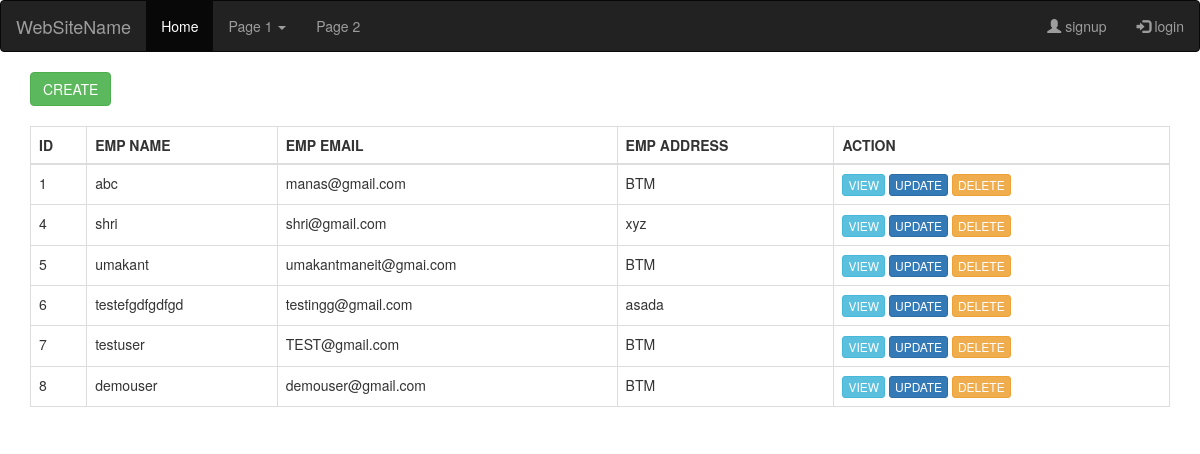
The page / on the database its author committed.
### crud/models.py (models this page shows, shortened)
class Employee(models.Model):
    emp_name = models.CharField(max_length=50)
    emp_email = models.EmailField(unique=True)
    emp_address = models.CharField(max_length=250)
    class Meta:
        db_table = 'emp'

### crud/views.py (the view)
# urls.py: url(r'^$', views.index),
def index(request):
    resultSet = Employee.objects.raw('select * from emp')
    return render(request, 'crud/index.html', {'data':resultSet})

### crud/templates/crud/index.html (shortened to what this page needs)
{% extends 'layout.html' %}
{% block content %}
<a href="/create" class="btn btn-success">CREATE</a></br></br>
<table class="table table-bordered">
    <thead>
      <tr>
        <th>ID</th>
        <th>EMP NAME</th>
        <th>EMP EMAIL</th>
          <th>EMP ADDRESS</th>
          <th>ACTION</th>
      </tr>
    </thead>
    <tbody>
     {% for row in data %}
     <tr>
         <td>{{ row.id }}</td>
         <td>{{ row.emp_name }}</td>
         <td> {{ row.emp_email }}</td>
         <td>{{ row.emp_address }}</td>
         <td>
            <span>
                <a class="btn btn-info btn-xs" href="/view?id={{ row.id }}">VIEW</a>
                <a class="btn btn-primary btn-xs" href="/update?email={{ row.emp_email }}">UPDATE</a>
                <a class="btn btn-warning btn-xs" onclick="return deleteRow()" href="/delete?id={{row.id}}">DELETE</a>
            </span>
         </td>
     </tr>
     {% endfor %}
    </tbody>
  </table>
{% endblock %}

### rows shown on the page
Employee: id "1", emp_name "abc", emp_email "manas@gmail.com", emp_address "BTM"
Employee: id "4", emp_name "shri", emp_email "shri@gmail.com", emp_address "xyz"
Employee: id "5", emp_name "umakant", emp_email "umakantmaneit@gmai.com", emp_address "BTM"
Employee: id "6", emp_name "testefgdfgdfgd", emp_email "testingg@gmail.com", emp_address "asada"
Employee: id "7", emp_name "testuser", emp_email "TEST@gmail.com", emp_address "BTM"
Employee: id "8", emp_name "demouser", emp_email "demouser@gmail.com", emp_address "BTM"
